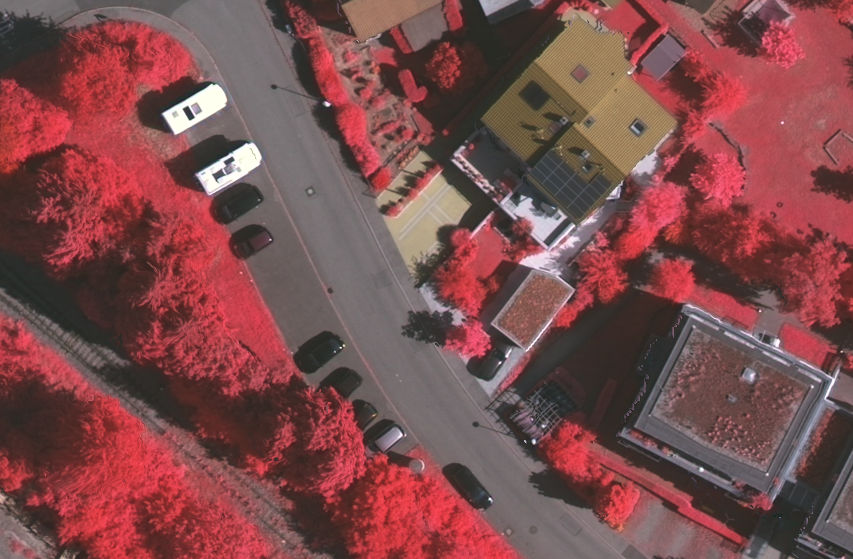
#> input picture imgs/test1.bmp, 853 x 559 px, found by its file name
$ jupyter execute --allow-errors 0-segmentabigimage.ipynb
#> lines starting #> are read from the running program, lines starting #| are printed output that depends on the picture
### SegHelperV2.py
# -*- coding: utf-8 -*-

import numpy as np;

from skimage.transform import *;
from skimage.color import rgb2gray
from skimage.filters import sobel
from skimage.segmentation import felzenszwalb, slic, quickshift, watershed, join_segmentations
from skimage.segmentation import mark_boundaries
from skimage.util import img_as_float
from skimage.io import *;
import pickle;
import copy;
from skimage.measure import shannon_entropy
from skimage.morphology import flood;
from skimage import feature;
from skimage import exposure;
from skimage.exposure import is_low_contrast;

class SegHelperV2:
    '''
    A imagesegment's property
    ID===ID Number;
    Pixels-Row and Pixels-Col == Pixels position list
    Position-Rect  outer frame of a rectange
    W/H  Width and Hight
    CenterPoint CenterPoint of a segment

    '''
    imgseglist:dict;

    '''segment image'''
    imgseg:np.array;

    '''segment number'''
    numsegs:int;

    def __init__(self):
        pass;

    '''Read image-segments result into this seghelper
    skipNeighbor=False (default) add segment neighor list (slow)
    skipNeighbor=True do not add segment neighor list (faster)
    '''
    def readSegments(self, imagesegments, skipNeighbor=False):
        # [4 lines of commented-out code are left out]
        seglist=dict();
        uniquelist=np.unique(imagesegments);
        for ii in uniquelist:
            members=dict();
            members["ID"]=ii;
            members["Pixels-Row"]=[];
            members["Pixels-Col"]=[];
            members["Position-Rect"]=[];
            members["W/H"]=[];
            members["CenterPoint"]=[];
            members["NumofPixels"]=0;
            members["DecsionLabel"]=0;
            members["MergeLable"]=0;
            members["MergeCounter"]=0;

            '''add neighbour'''
            members["Neigbors"]=[];

            seglist[ii]=members;

        [hss,lss]=np.shape(imagesegments);

        '''Set Pixels-Row and Pixels-Col ='''
        for ii in range(hss):
            for jj in range(lss):
                idpos=imagesegments[ii,jj];
                seglist[idpos]["Pixels-Row"].append(ii);
                seglist[idpos]["Pixels-Col"].append(jj);

        '''add neighbors'''
        if (skipNeighbor==False):
            pass;
            for ii in range(hss-1):
                for jj in range(lss-1):
                    #p1<---->p2---In row
                    p1=imagesegments[ii,jj];
                    p2=imagesegments[ii,jj+1];
                    if (not(p1==p2)):
                        pass;
                        if (not(p2 in seglist[p1]["Neigbors"])):
                            seglist[p1]["Neigbors"].append(p2);
                        if (not(p1 in seglist[p2]["Neigbors"])):
                            seglist[p2]["Neigbors"].append(p1);

                    #p1<---->p2---In Col
                    p1=imagesegments[ii,jj];
                    p2=imagesegments[ii+1,jj];
                    if (not(p1==p2)):
                        pass;
                        if (not(p2 in seglist[p1]["Neigbors"])):
                            seglist[p1]["Neigbors"].append(p2);
                        if (not(p1 in seglist[p2]["Neigbors"])):
                            seglist[p2]["Neigbors"].append(p1);


        '''Set Position-Rect, W/H, CenterPoint, NumofPixels'''
        for ii in uniquelist:
            minrow=min(seglist[ii]["Pixels-Row"]);
            maxrow=max(seglist[ii]["Pixels-Row"]);
            mincol=min(seglist[ii]["Pixels-Col"]);
            maxcol=max(seglist[ii]["Pixels-Col"]);
            seglist[ii]["Position-Rect"]=[minrow, mincol, maxrow, maxcol];
            seglist[ii]["W/H"]=[maxcol-mincol+1,maxrow-minrow+1];
            crow=int((maxrow+minrow)/2);
            ccol=int((maxcol+mincol)/2);
            seglist[ii]["CenterPoint"]=[crow, ccol];
            seglist[ii]["NumofPixels"]=len(seglist[ii]["Pixels-Row"]);

        self.imgseglist=seglist;
        self.numsegs=len(uniquelist);
        self.imgseg=imagesegments;

    '''Display neighors'''
    # [6 lines left out: function listNeighbors, not called in this run]


    '''Use "DecsionLabel" Create segment image'''
    def createSegmentsImageByDecsionLabel(self):
        keys=self.imgseglist.keys();
        copyimg=self.imgseg.copy();
        for x in keys:
            member=self.imgseglist[x];
            copyimg[member["Pixels-Row"],member["Pixels-Col"]]=member["DecsionLabel"];
        return copyimg;

    '''Use "MergeCounter" Create segment image'''
    def createSegmentsImageByMergeCounter(self):
        keys=self.imgseglist.keys();
        copyimg=self.imgseg.copy();
        for x in keys:
            member=self.imgseglist[x];
            copyimg[member["Pixels-Row"],member["Pixels-Col"]]=member["MergeCounter"];
        return copyimg;

    '''Cut a subimage by key'''
    def cutImage(self, ainputimage, key, fillblack=False, enhance=True):
        [minrow, mincol, maxrow, maxcol]=self.imgseglist[key]["Position-Rect"];
        [cols,rows]=self.imgseglist[key]["W/H"];
        shplen=len(ainputimage.shape);
        resultimage=0;
        if shplen>=3:
            resultimage=ainputimage[minrow:maxrow+1,mincol:maxcol+1,:];
        else:
            resultimage=ainputimage[minrow:maxrow+1,mincol:maxcol+1];

        resultimage=resultimage.copy();

        '''
        themask=np.zeros((rows,cols));
        if (fillblack):
            rowlist=(self.imgseglist[key]["Pixels-Row"]).copy();
            collist=(self.imgseglist[key]["Pixels-Col"]).copy();

            rlen=len(rowlist);
            for ii in range(rlen):
                rowlist[ii]=rowlist[ii]-minrow;
                collist[ii]=collist[ii]-mincol;

            themask[rowlist,collist]=1;
            if shplen>=3:
                [hss,lss,bds]=np.shape(ainputimage);
                for ii in range(bds):
                    resultimage[:,:,ii]=resultimage[:,:,ii]*themask;
            else:
                resultimage=resultimage*themask;
        '''
        if (fillblack):
            rowlist=(self.imgseglist[key]["Pixels-Row"]).copy();
            collist=(self.imgseglist[key]["Pixels-Col"]).copy();

            rlen=len(rowlist);
            for ii in range(rlen):
                rowlist[ii]=rowlist[ii]-minrow;
                collist[ii]=collist[ii]-mincol;
            [hss,lss,bds]=np.shape(ainputimage);
            themask=np.zeros((rows,cols))+1;
            themask[rowlist,collist]=0;
            [fhhh,flll]=np.where(themask==1);
            if shplen>=3:
                for ii in range(bds):
                    pass;
                    resultimage[fhhh,flll,ii]=np.mean(resultimage[rowlist,collist,ii]);

            else:
                resultimage[fhhh,flll]=np.mean(resultimage[rowlist,collist]);


        if (enhance):
            islowcontrast=is_low_contrast(resultimage);
            islowcontrast=True;
            if (islowcontrast):
                resultimage2 = exposure.equalize_hist(resultimage)
                if (resultimage.dtype=='uint8'):
                    resultimage2=resultimage2*255;
                    resultimage2=np.uint8(resultimage2);
                resultimage=resultimage2;


        return resultimage;

    # [17 lines left out: function getMaskImg, not called in this run]


    '''Values selected by key in a segment image'''
    # [4 lines left out: function valuesSelectByKey, not called in this run]


    ''''copy a subsegimge into a resultimg according key'''
    # [11 lines left out: function copySegimage, not called in this run]

    '''Merge a segment in to "mergetlabels"'''
    # [55 lines left out: functions mergeLables, breakSameDecsionLable, not called in this run]


    '''get All Connection list, recursion can't use on biger data'''
    # [21 lines left out: function popKeys, not called in this run]

    '''get All Connection list,more powerful'''
    # [30 lines left out: function popKeys2, not called in this run]

    '''Copy MergeLabel to DecsionLabel, all the DecsionLabel was set to 0 to N '''
    # [28 lines left out: function copyMergetoDecsionLabel, not called in this run]


class DecsionImageHelper:
    '''
    Input a rgb image, and translate it into a int categorylabel image
    '''
    image:np.array;


    colorlist:[];
    colornum:int;
    npcolorlist:np.array;


    def __init__(self):
        pass;
        self.setColorList();

    '''inputimage and read it into image '''
    # [46 lines left out: functions readImage, getLabel, setColorList, not called in this run]


    def clone(self):
        return copy.deepcopy(self);


    '''Transform decision based on segments'''
    # [11 lines left out: function transformIntoSegment, not called in this run]


    '''save lable image into color image'''
    # [22 lines left out: functions saveColorImage, accuracyOA, not called in this run]


### DeepSegment.py
# -*- coding: utf-8 -*-

from skimage.io import *;
from SegHelperV2 import *;
from DeepNetwork import *;
from skimage.io import *;
from skimage.segmentation import flood;


def runARound(overallhelper,inputimage,currentmask,backgroundseg,iteraseed,savesubimg=False, savesubimgpath=None, aresizeBigImage=False,aresizeMaxwidth=600, minGrids=-1,theiterList=[150,50,20,5,5], theiterClassnum=[3,3,5,15,15]):
    '''
    //tranfer parameter to network
    aresizeBigImage=False,aresizeMaxwidth=600
    '''

    saveseed=1;

    currentresultmask=currentmask.copy();

    localhelper=SegHelperV2();
    localhelper.readSegments(currentmask, skipNeighbor=True);
    #incrementseed=1;
    incrementseed=np.max(currentresultmask)+1;

    for x in localhelper.imgseglist.keys():
        member=localhelper.imgseglist[x];
        subimg=localhelper.cutImage(inputimage, x,fillblack=True);

        if (savesubimg):
            pass;
            maskimg=localhelper.getMaskImg(x);

            imsave(savesubimgpath+("%02d-%04dA.bmp"%(iteraseed,x)),subimg);
            imsave(savesubimgpath+("%02d-%04dM.bmp"%(iteraseed,x)),maskimg);
            saveseed=saveseed+1;


        '''filter  too small, single segment , too small groups'''
        neednotprocess=False;
        issmall=False;

        [tthss,ttlss,ttbds]=np.shape(subimg);

        if (tthss<=5 or ttlss<=5):
            issmall=True;


        if (iteraseed!=0):
            backvaluelist=localhelper.valuesSelectByKey(backgroundseg,x);
            groupnum=backvaluelist[0];
            if ((0 in backvaluelist) or issmall or groupnum<minGrids):
                #print('too small segment');
                #subsegments=currentresultmask.copy()*0+1;
                [shss,slss,sbds]=np.shape(subimg);
                subsegments=np.zeros((shss,slss))+1;
                neednotprocess=True;


        ''' Obtain Sub segment result, '''
        #subsegments=slic(subimg,n_segments=16,compactness=1,start_label=0);
        thetracefile="I:\\Paper2022-F8\\trace\\%04d-%04d"%(iteraseed,x);

        if (neednotprocess==False):
            pass;
            subsegments=0;
            '''
            if (iteraseed==0):
                pass;
                subsegments=runDeepNetworkSegment(subimg,myminlables=3,resizeBigImage=aresizeBigImage,resizeMaxwidth=aresizeMaxwidth, tracefilename=thetracefile);

            if (iteraseed>0 and iteraseed<=1):
                pass;
                subsegments=runDeepNetworkSegment(subimg,myminlables=3,mymaxiter=50,resizeBigImage=aresizeBigImage,resizeMaxwidth=aresizeMaxwidth, tracefilename=thetracefile);

            if (iteraseed>1 and iteraseed<=3):
                pass;
                #mymaxiter=20
                subsegments=runDeepNetworkSegment(subimg,myminlables=5,mymaxiter=20,resizeBigImage=aresizeBigImage,resizeMaxwidth=aresizeMaxwidth, tracefilename=thetracefile);

            if (iteraseed>3):
                pass;
                subsegments=runDeepNetworkSegment(subimg,myminlables=15,mymaxiter=10,resizeBigImage=aresizeBigImage,resizeMaxwidth=aresizeMaxwidth, tracefilename=thetracefile);
            '''
            #theiterList=[150,50,20,5,5], theiterClassnum=[3,3,5,15,15]
            itlistlen=len(theiterList);
            iterclasslen=len(theiterClassnum);
            myiternum=theiterList[itlistlen-1];
            myiterclass=theiterClassnum[iterclasslen-1];

            if (iteraseed<itlistlen):
                myiternum=theiterList[iteraseed];
            if (iteraseed<iterclasslen):
                myiterclass=theiterClassnum[iteraseed];
            subsegments=runDeepNetworkSegment(subimg,myminlables=myiterclass,mymaxiter=myiternum,resizeBigImage=aresizeBigImage,resizeMaxwidth=aresizeMaxwidth, tracefilename=thetracefile);


        #print("--%d---%d"%(len(np.unique(subsegments)),incrementseed));
        ''' merge into local '''
        localhelper.copySegimage(subsegments,currentresultmask,x,incrementseed);
        incrementseed=incrementseed+np.max(subsegments)+10;


    ''''merge into global'''
    overallhelper.mergeLables(currentresultmask);
    overallhelper.copyMergetoDecsionLabel();
    #if (iteraseed!=0):
    overallhelper.breakSameDecsionLable();
    newseg=overallhelper.createSegmentsImageByDecsionLabel();
    return newseg;


def runDeepSeg(overallhelper,inputimage,maxiter=4, savesubimg=False, savesubimgpath=None, savestepimg=False,savestepimgpath=None,oresizeBigImage=False,oresizeMaxwidth=600, theMinGrids=-1,iterList=[150,50,20,5,5], iterClassnum=[3,3,5,15,15]):
    '''
    savesubimg
    savesubimgpath
    ===save small image patches during execute method.

    savestepimg
    savestepimgpath
    ===save each iterate result

    //tranfer parameter to network
    oresizeBigImage=False,oresizeMaxwidth=600

     theMingrids=-1
     //min number of grids to perform segment when==-1 means  this parameter not use

     //max number of iterations and calsses in each round
     iterList=[150,50,20,5,5], iterClassnum=[3,3,5,15,15];
    '''


    for kk in overallhelper.imgseglist.keys():
        member=overallhelper.imgseglist[kk];
        member["DecsionLabel"]=1;
        member["MergeCounter"]=1;

    currentmask=overallhelper.createSegmentsImageByDecsionLabel();

    backgroundseg=overallhelper.createSegmentsImageByMergeCounter();


    '''Perform Segment'''
    ite=0;
    while ite<maxiter:
        print("Run[ %03d ]"%(ite));
        currentmask=runARound(overallhelper,inputimage,currentmask,backgroundseg,iteraseed=ite,savesubimg=savesubimg,savesubimgpath=savesubimgpath,aresizeBigImage=oresizeBigImage,aresizeMaxwidth=oresizeMaxwidth,minGrids=theMinGrids,theiterList=iterList, theiterClassnum=iterClassnum);
        ite=ite+1;
        backgroundseg=overallhelper.createSegmentsImageByMergeCounter();

        if (savestepimg):
            pass;
            np.save(savestepimgpath+"%03d.npz"%ite,currentmask);
            normimage=inputimage;
            if (np.max(normimage)>10):
                normimage=inputimage/255;
            bd=mark_boundaries(normimage, currentmask,mode='thick');
            imsave(savestepimgpath+"%03d.bmp"%ite,bd);


    return currentmask;


### 0-segmentabigimage.ipynb
[cell 1]
from skimage.io import *;
from SegHelperV2 import *;
from skimage.segmentation import felzenszwalb, slic, quickshift, watershed, join_segmentations
from skimage.segmentation import mark_boundaries
from DeepSegment import *;


#create "Grid", we cann't upload very big image in github
# We can use bigger thesegments when need to obtain grid from bigger image
thesegments= 800;
thecompactness=10;
imagefile=r".\\imgs\\test1.bmp";
gridresult=r".\\results\\grid.bmp";
image=imread(imagefile);
#> image is the input picture: shape (559, 853, 3); mean R, G, B 125.3, 75.6, 76.4
image=image[:,:,0:3];
nmimage=image/255;
segments=slic(image,n_segments=thesegments,compactness=thecompactness,start_label=0);
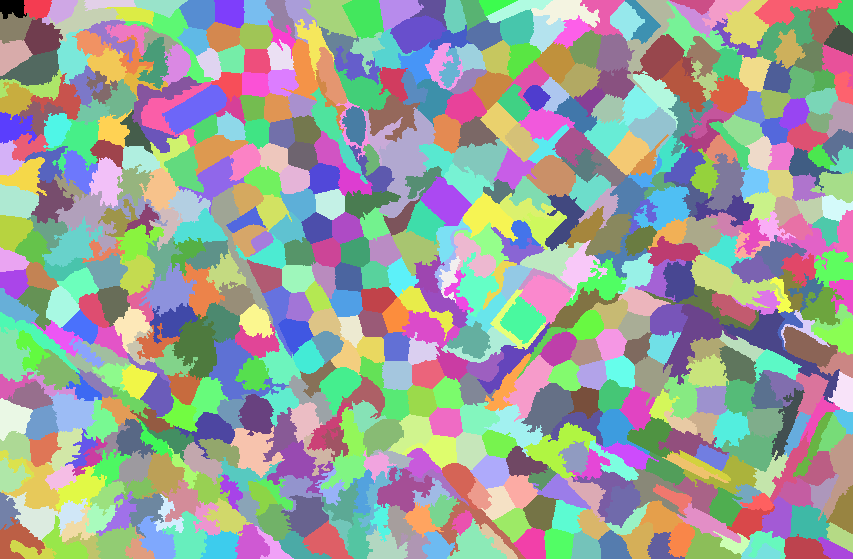
#> segments: shape (559, 853) int64; 648 distinct labels, from 0 to 647; one colour per label, 0 black
seghelper=SegHelperV2();
seghelper.readSegments(segments);
#> in readSegments, `uniquelist=np.unique(imagesegments);`: uniquelist = 648 values from 0 to 647
#> after the loop in readSegments, `for ii in uniquelist:`: seglist = 648 items
#> the loop in readSegments, `for ii in uniquelist:` made 648 passes
#> (minrow, maxrow, mincol, maxcol, crow, ccol) on passes 1 to 3: (0, 18, 0, 26, 9, 13), (0, 19, 24, 51, 9, 37), (0, 24, 42, 77, 12, 59)
#> in readSegments, `self.numsegs=len(uniquelist);`: self.numsegs = 648
bd=mark_boundaries(image/255, segments);
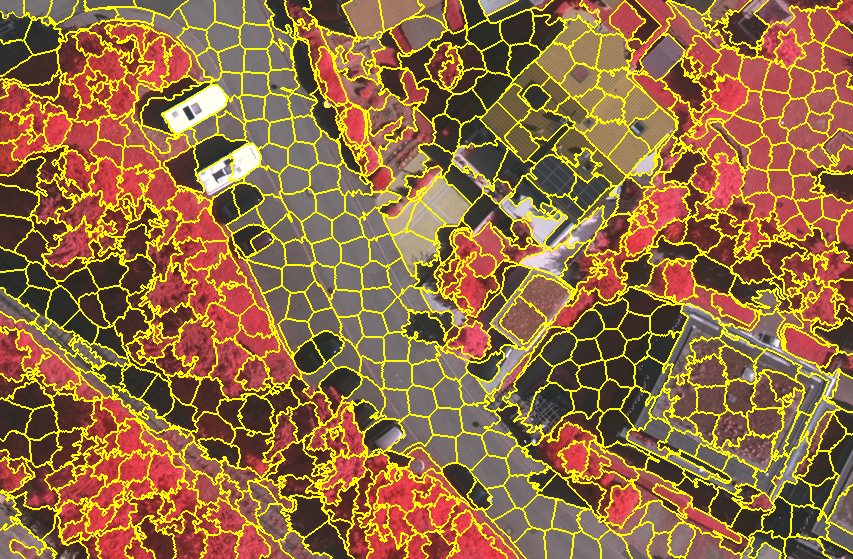
#> bd: shape (559, 853, 3) float64; mean R, G, B 0.583, 0.428, 0.246
#> (the rest of this cell did not finish here and is left out)

[cell 2]
#Perform HOFG

thesavestepimgpath=".\\results\\"
mingrids=3;

# add parameter oresizeBigImage=True,oresizeMaxwidth=300
# the max value of oresizeMaxwidth decide by your GPU's memory
# when use oresizeBigImage+oresizeMaxwidth, HOFG can segment very big images.
#> (the rest of this cell did not finish here and is left out)

#> after the loop in createSegmentsImageByDecsionLabel, `for x in keys:`: copyimg: shape (559, 853) int64; every value is 1
#> the loop in runDeepSeg, `while ite<maxiter:` made 1 pass
#> pass 1, in cutImage, `resultimage2 = exposure.equalize_hist(resultimage)`:
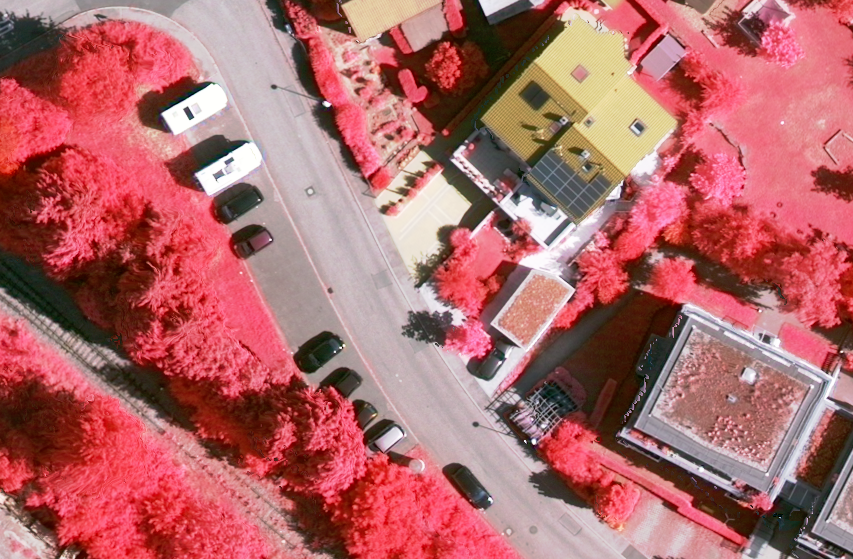
#> resultimage2: shape (559, 853, 3) float64; mean R, G, B 0.692, 0.409, 0.412
#> after the loop in runDeepSeg, `while ite<maxiter:`: ite = 0
bd=mark_boundaries(nmimage, result,mode='thick');
imshow(bd);
resultpath=".\\results\\ZI-HOFG-resize.bmp"
imsave(resultpath,bd)
resultnpz=".\\results\\ZS-HOFG-resize";
np.save(resultnpz,result);
